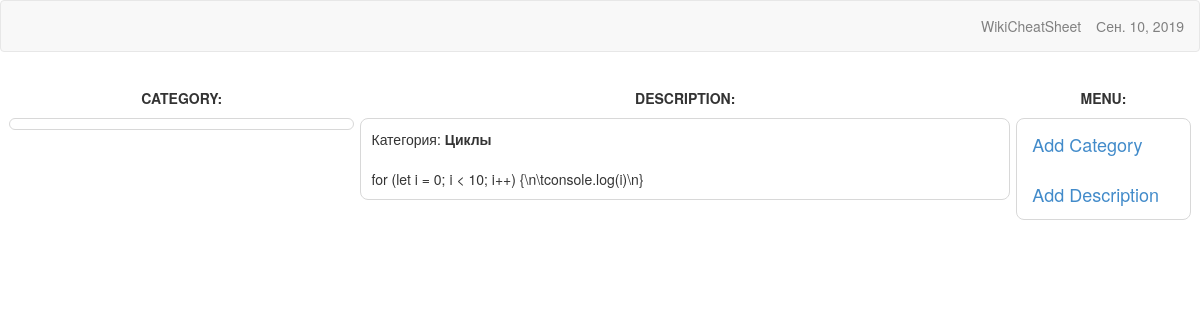
The app's page /7, older data.
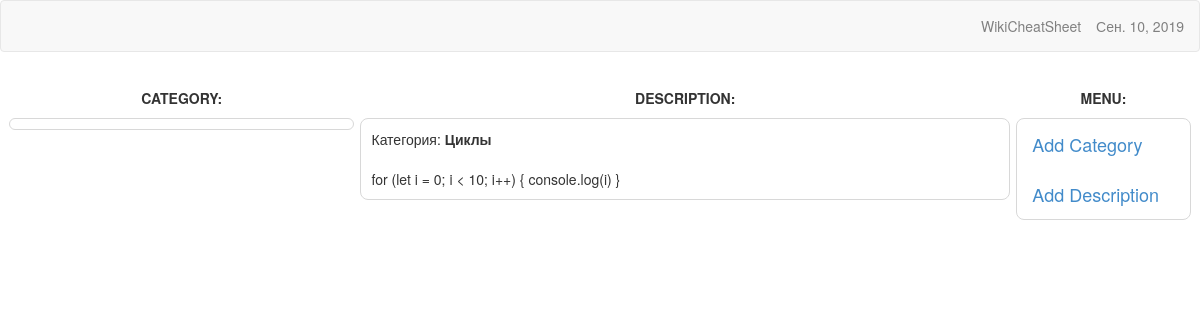
The same page, newer data.
### main/models.py (models this page shows)
class Description(models.Model):
    name = RichTextField(verbose_name='Описание', help_text='Описание')
    category = TreeForeignKey(Category, on_delete=models.CASCADE, blank=True, null=True, related_name='category', verbose_name='Категория', help_text='Категория')
    image = models.ImageField(null=True, blank=True, upload_to='images/', verbose_name='Изображение')
    def __str__(self):
        return format(self.name)
    class Meta:
        verbose_name = 'Описание'
        verbose_name_plural = 'Описания'
        ordering = ['id']

### main/views.py (the view)
# urls.py: path('', views.index, name='index'),
def index(request, pk=1):
    args = {}
    args['cat'] = Category.objects.all()
    args['category'] = Category.objects.get(id=pk)
    args['description'] = Description.objects.filter(category_id=pk)
    return render_to_response('main/index.html', args)

### main/models.py (called while the page is built)
    def __str__(self):
        return self.name

### main/templates/main/index.html (shortened to what this page needs)
{% extends 'main/base.html' %}
{% load mptt_tags %}
{% block content %}
    <div class="flex top">
        <div class="item1" >CATEGORY:</div>
        <div class="item2" >DESCRIPTION:</div>
        <div class="item3" >MENU:</div>
    </div>
    <div class="flexd">
        <div class="item1 flex_div">
        </div>
        <div class="item2 flex_div">
            <div class="descript" id="idd">Категория: <b>{{ category }}</b></div>
            {% for d in description %}
                <div class="descript">{% autoescape off %}{{ d }}{% endautoescape %}</div>
            {% endfor %}
        </div>
        <div class="item3 flex_div">
            <a class="navbar-brand" href="/admin/main/category/">Add Category</a>
            <a class="navbar-brand" href="/admin/main/description/">Add Description</a>
        </div>
    </div>
{% endblock content %}

Row changes from the older to the newer data that the page shows:
changed Description: name "for (let i = 0; i < 10; i++) {\\n\\tconsole.log(i)\\n}" → "for (let i = 0; i < 10; i++) { console.log(i) }"
